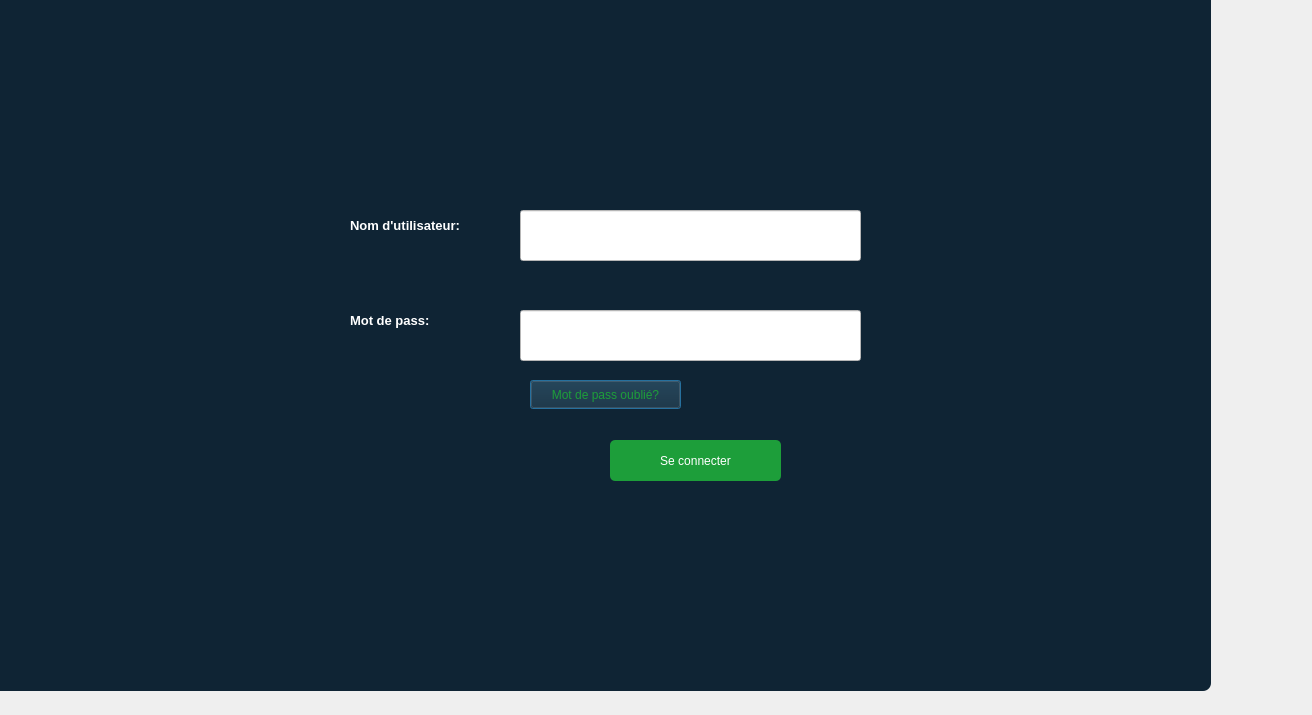
<?xml version="1.0" encoding="UTF-8"?>
<ui version="4.0">
 <class>login</class>
 <widget class="QDialog" name="login">
  <property name="geometry">
   <rect>
    <x>0</x>
    <y>0</y>
    <width>1312</width>
    <height>715</height>
   </rect>
  </property>
  <property name="windowTitle">
   <string>Dialog</string>
  </property>
  <widget class="QFrame" name="barre_nav">
   <property name="geometry">
    <rect>
     <x>-10</x>
     <y>-10</y>
     <width>1221</width>
     <height>701</height>
    </rect>
   </property>
   <property name="styleSheet">
    <string notr="true">#barre_nav {
	background-color: rgb(0, 85, 127);
    background-color: #0F2434;
    border-radius: 8px;
    padding: 5px;
}

#candidat_btn,
#vehicule_btn,
#moniteur_btn,
#seance_btn,
#emp_btn,
#fermer_btn {
    color: #FBFAF5;
    background-color: transparent;
    border: none;
    padding: 8px 15px;
    font-weight: bold;
}

#candidat_btn:hover,
#vehicule_btn:hover,
#moniteur_btn:hover,
#seance_btn:hover,
#emp_btn:hover,
#fermer_btn:hover {
    color: #1D9E3A;
}
</string>
   </property>
   <property name="frameShape">
    <enum>QFrame::Shape::StyledPanel</enum>
   </property>
   <property name="frameShadow">
    <enum>QFrame::Shadow::Raised</enum>
   </property>
   <widget class="QLabel" name="label">
    <property name="geometry">
     <rect>
      <x>50</x>
      <y>80</y>
      <width>271</width>
      <height>211</height>
     </rect>
    </property>
    <property name="text">
     <string/>
    </property>
    <property name="pixmap">
     <pixmap resource="ressources.qrc">:/yyyy/images/logo.png</pixmap>
    </property>
   </widget>
   <widget class="QLabel" name="label_2">
    <property name="geometry">
     <rect>
      <x>360</x>
      <y>220</y>
      <width>181</width>
      <height>31</height>
     </rect>
    </property>
    <property name="font">
     <font>
      <pointsize>10</pointsize>
      <bold>true</bold>
     </font>
    </property>
    <property name="styleSheet">
     <string notr="true">color: rgb(255, 255, 255);</string>
    </property>
    <property name="text">
     <string>Nom d'utilisateur:</string>
    </property>
   </widget>
   <widget class="QLabel" name="label_3">
    <property name="geometry">
     <rect>
      <x>360</x>
      <y>320</y>
      <width>141</width>
      <height>20</height>
     </rect>
    </property>
    <property name="font">
     <font>
      <pointsize>10</pointsize>
      <bold>true</bold>
     </font>
    </property>
    <property name="styleSheet">
     <string notr="true">color: rgb(255, 255, 255);</string>
    </property>
    <property name="text">
     <string>Mot de pass:</string>
    </property>
   </widget>
   <widget class="QLineEdit" name="lineEdit_login">
    <property name="geometry">
     <rect>
      <x>530</x>
      <y>220</y>
      <width>341</width>
      <height>51</height>
     </rect>
    </property>
    <property name="styleSheet">
     <string notr="true">background-color: rgb(255, 255, 255);
color: rgb(0, 0, 0);</string>
    </property>
   </widget>
   <widget class="QLineEdit" name="lineEdit_password">
    <property name="geometry">
     <rect>
      <x>530</x>
      <y>320</y>
      <width>341</width>
      <height>51</height>
     </rect>
    </property>
    <property name="styleSheet">
     <string notr="true">background-color: rgb(255, 255, 255);
color: rgb(0, 0, 0);</string>
    </property>
    <property name="echoMode">
     <enum>QLineEdit::EchoMode::Password</enum>
    </property>
   </widget>
   <widget class="QPushButton" name="motdepassoubli_E">
    <property name="geometry">
     <rect>
      <x>540</x>
      <y>390</y>
      <width>151</width>
      <height>29</height>
     </rect>
    </property>
    <property name="styleSheet">
     <string notr="true">background-color: rgb(15, 36, 52);
color: rgb(29, 158, 58);</string>
    </property>
    <property name="text">
     <string>Mot de pass oublié?</string>
    </property>
   </widget>
   <widget class="QPushButton" name="seconnecter_E">
    <property name="geometry">
     <rect>
      <x>620</x>
      <y>450</y>
      <width>171</width>
      <height>41</height>
     </rect>
    </property>
    <property name="styleSheet">
     <string notr="true">#seconnecter_E {
    background-color: rgb(29, 158, 58); /* couleur normale */
    color: white;                       /* couleur du texte */
    border: none;
    padding: 5px 10px;
    border-radius: 5px;
}

#seconnecter_E:pressed {
    background-color: #239539; /* couleur quand le bouton est cliqué */
}
</string>
    </property>
    <property name="text">
     <string>Se connecter</string>
    </property>
   </widget>
  </widget>
 </widget>
 <resources>
  <include location="ressources.qrc"/>
 </resources>
 <connections/>
</ui>
